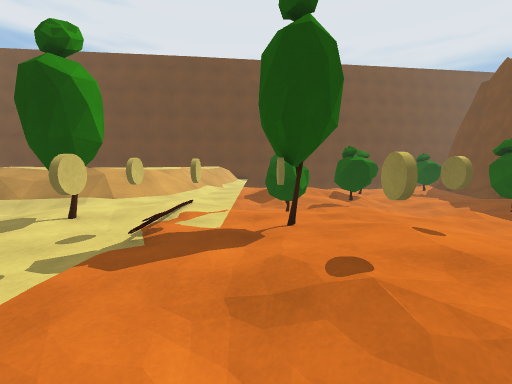
[1] (above)

19 first-person views from a walk through a 3-D level made in the Unity game engine. The camera is 1.5 m above the floor, tilts 6° down and sees 90° across. The floor is counted in squares, 1 m on a side. Each view is taken from the middle of a square. On the plan, view 1 faces up. The plan holds only what a view shows up to about 13 squares ahead; the rest is blank. The place goes on beyond the plan. The player is left out.

[2]
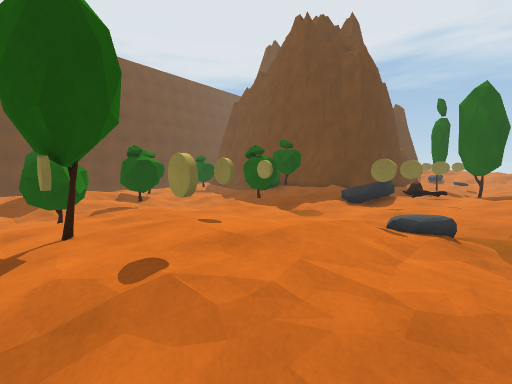

[3]
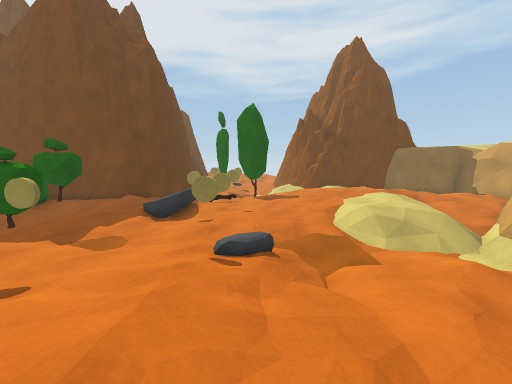

[4]
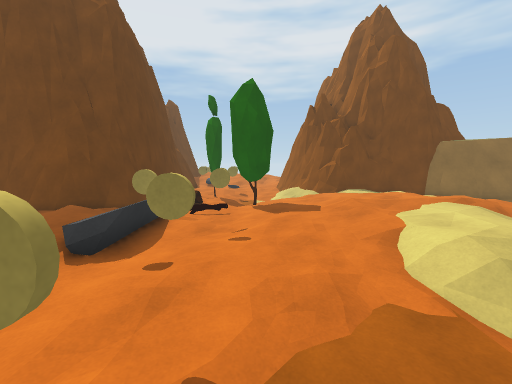

[5]
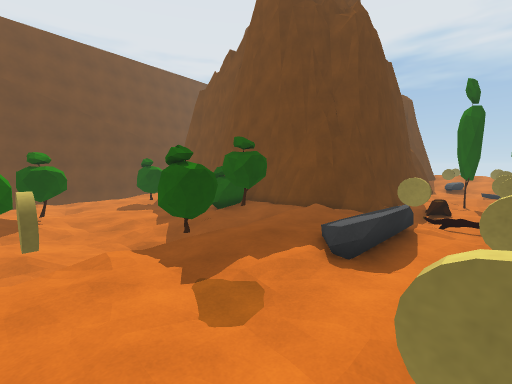

[6]
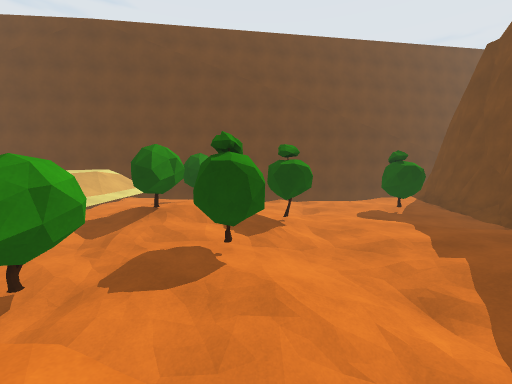

[7]
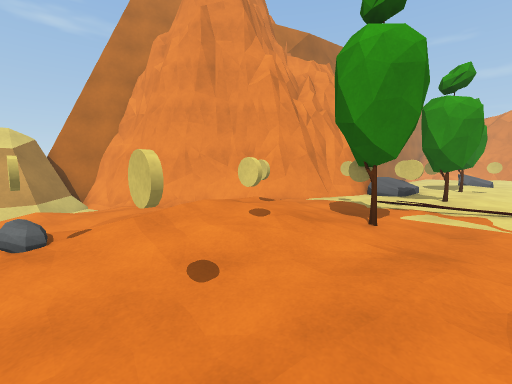

[8]
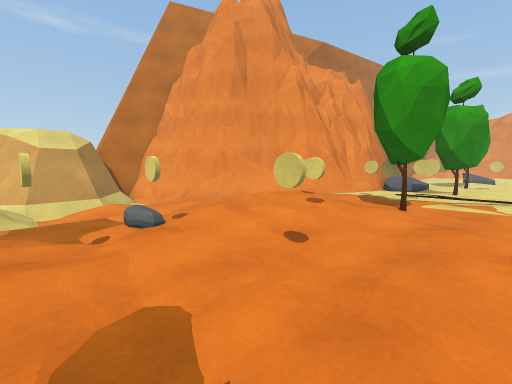

[9]
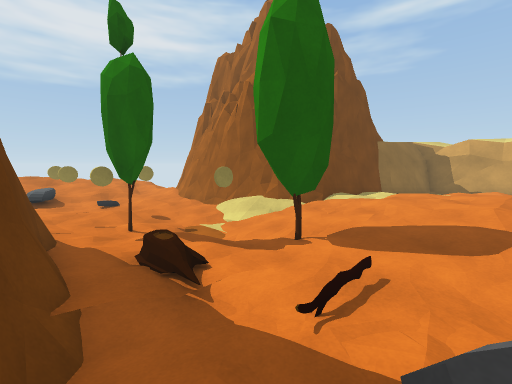

[10]
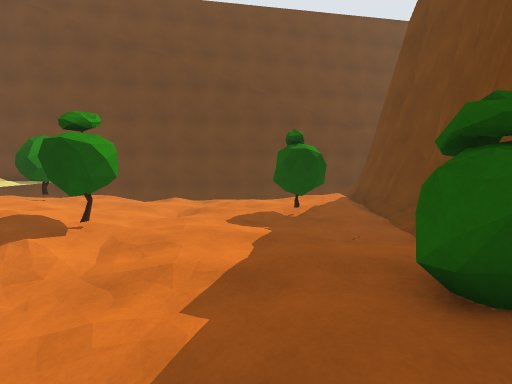

[11]
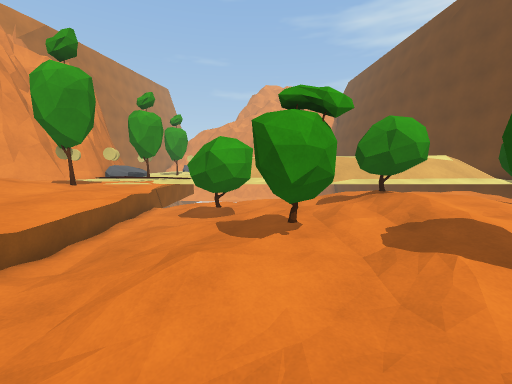

[12]
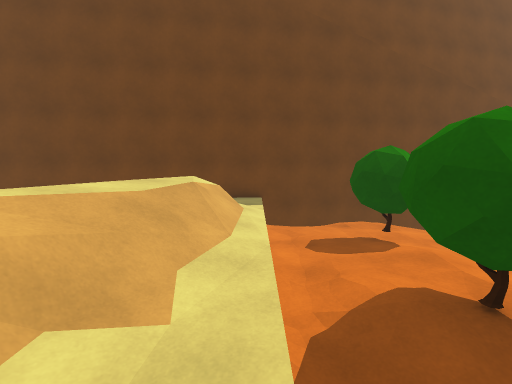

[13]
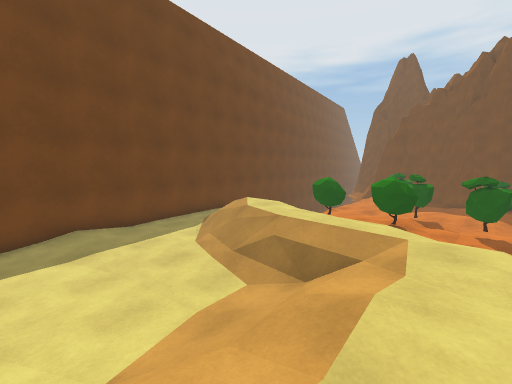

[14]
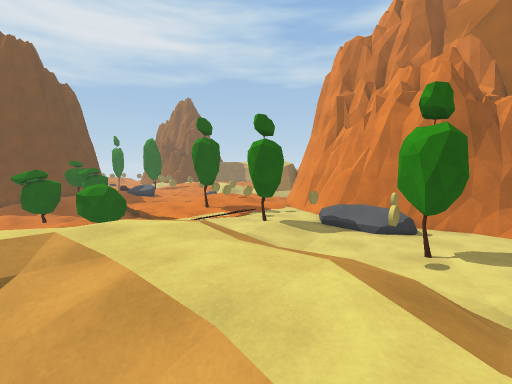

[15]
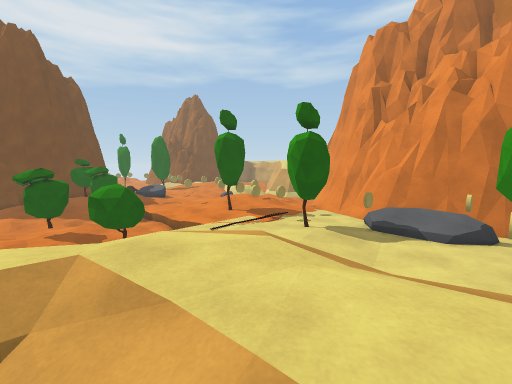

[16]
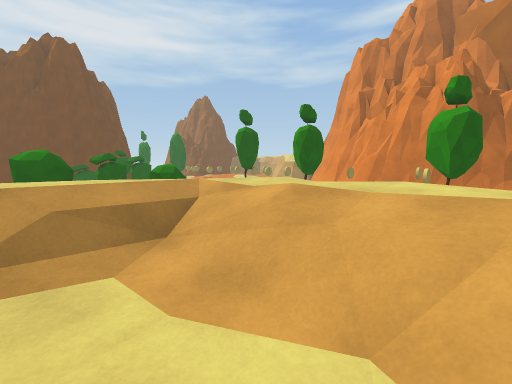

[17]
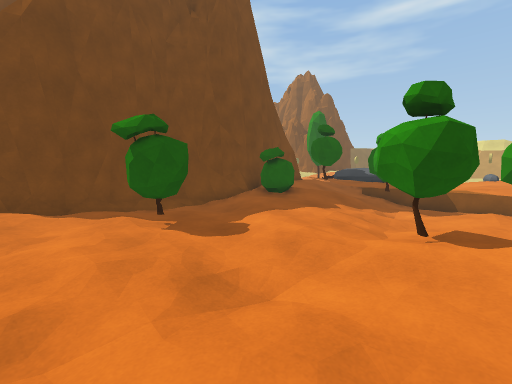

[18]
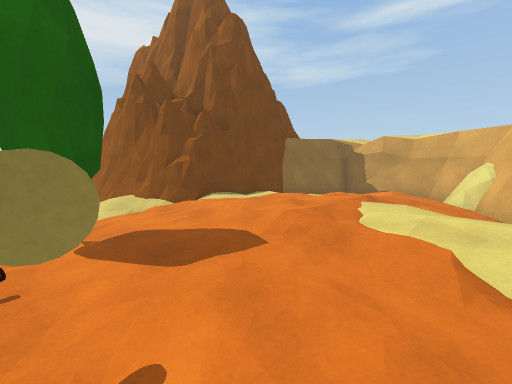

[19]
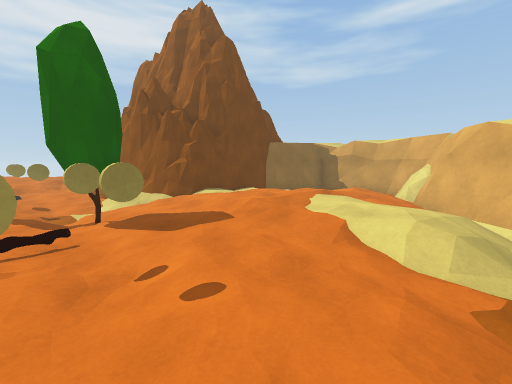

### Floor plan
Key: @ floor where view 1 was taken; # wall or solid block; . main floor; : floor 0.25 m higher than the main floor; - floor 0.25 m lower than the main floor; + floor 0.5 m higher than the main floor; _ floor 0.5 m lower than the main floor; < floor 0.75 m lower than the main floor; * floor 1 m higher than the main floor; ( floor 1 m lower than the main floor; % floor 1.25 m higher than the main floor; ! floor 1.25 m lower than the main floor; / step, stairs or slope; = window, fence, low wall or low ledge; C coin; R rock; L log; O other object.
Columns run from 11 left of view 1 to 20 right of it. Each row starts with its distance up from view 1.
 24        #####
 23  ####### ..
 22 ##:.....  .
 21 ......./ /.              =#
 20 ......////._____<<<<<____=#
 19 ......//%/.__OO__<<<_____=#
 18 ..-..//**/.__OO_<<//<<OO_=#
 17 .....//%//._--/__<<<<<OO<=#
 16 .....//%//.--O--__<_<<<<</#
 15 ...../**//./OO.-/OO<_<<<<##
 14 //////%*/.._OO//_O<<<__/<#
 13 //////%//..///__//(<_____#
 12 %**%***//..<<<_OO((<<__OO#
 11 %%%**%*//..<OO<OO<(//_-OO#
 10 /**//*//...OOO<<<<(!</O--#
  9 ////////...(OO(((/(OO/OO.#
  8 ./..//:.... ==(=((!OO/OO.#
  7 ....-...:......--------..###
  6 .OC....O./......-----.--.-######
  5 .O#..OOOOCCCO:..------/  --/---=
  4 ...///.../..::C..----:++R-_//L-_
  3 ...O R:..C.:C:::..----------__-O
  2 ..######.../:++:.C---------O__/<
  1 #### #####../://.O-----/---OO_<<
  0         ##=@/...------.....---_/
 -1          ##=--.-------.......--/
 -2           ### ----_///:/:://../#
 -3            ## ----_/:::::::::.##
 -4             ##   /</::::+::::=#
 -5              #=</==////:++:::##
 -6              #=/####/-//+:: /##
 -7              ########-..:    #
 -8               ##    ##..::  ##
 -9                      #=.::  #
-10                      ##=.  =#
-11                       #######

Where each view was taken, in squares from view 1:
view 1: 0 up, 0 right, facing up
view 2: 0 up, 0 right, facing up-right
view 3: 1 up, 1 right, facing right
view 4: 1 up, 5 right, facing right
view 5: 2 up, 5 right, facing up-right
view 6: 6 up, 5 right, facing up
view 7: 7 up, 6 right, facing down-left
view 8: 7 up, 8 right, facing down-left
view 9: 6 up, 13 right, facing down-right
view 10: 9 up, 10 right, facing up
view 11: 11 up, 9 right, facing left
view 12: 12 up, 1 left, facing up
view 13: 11 up, 11 left, facing up-right
view 14: 13 up, 11 left, facing down-right
view 15: 13 up, 9 left, facing down-right
view 16: 16 up, 11 left, facing down-right
view 17: 20 up, 5 right, facing down-right
view 18: 2 up, 10 right, facing down-right
view 19: 3 up, 8 right, facing down-right
